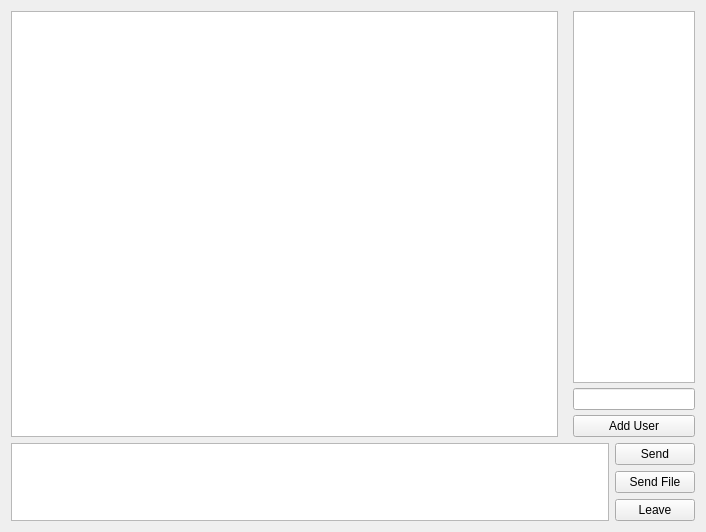
<?xml version="1.0" encoding="UTF-8"?>
<ui version="4.0">
 <class>ChatRoom</class>
 <widget class="QWidget" name="ChatRoom">
  <property name="geometry">
   <rect>
    <x>0</x>
    <y>0</y>
    <width>706</width>
    <height>532</height>
   </rect>
  </property>
  <property name="windowTitle">
   <string>Form</string>
  </property>
  <layout class="QGridLayout" name="gridLayout_2">
   <item row="3" column="1">
    <widget class="QPushButton" name="pushButton_3">
     <property name="text">
      <string>Leave</string>
     </property>
    </widget>
   </item>
   <item row="2" column="1">
    <widget class="QPushButton" name="pushButton_4">
     <property name="text">
      <string>Send File</string>
     </property>
    </widget>
   </item>
   <item row="1" column="1">
    <widget class="QPushButton" name="pushButton">
     <property name="sizePolicy">
      <sizepolicy hsizetype="Fixed" vsizetype="Fixed">
       <horstretch>0</horstretch>
       <verstretch>0</verstretch>
      </sizepolicy>
     </property>
     <property name="text">
      <string>Send</string>
     </property>
    </widget>
   </item>
   <item row="1" column="0" rowspan="3">
    <widget class="QTextEdit" name="textEdit">
     <property name="sizePolicy">
      <sizepolicy hsizetype="Expanding" vsizetype="Expanding">
       <horstretch>0</horstretch>
       <verstretch>0</verstretch>
      </sizepolicy>
     </property>
    </widget>
   </item>
   <item row="0" column="0" colspan="2">
    <layout class="QGridLayout" name="gridLayout" columnstretch="0,0">
     <property name="leftMargin">
      <number>0</number>
     </property>
     <property name="horizontalSpacing">
      <number>15</number>
     </property>
     <property name="verticalSpacing">
      <number>5</number>
     </property>
     <item row="0" column="0" rowspan="3">
      <widget class="QPlainTextEdit" name="plainTextEdit">
       <property name="sizePolicy">
        <sizepolicy hsizetype="MinimumExpanding" vsizetype="MinimumExpanding">
         <horstretch>9</horstretch>
         <verstretch>0</verstretch>
        </sizepolicy>
       </property>
       <property name="minimumSize">
        <size>
         <width>259</width>
         <height>0</height>
        </size>
       </property>
       <property name="sizeIncrement">
        <size>
         <width>0</width>
         <height>0</height>
        </size>
       </property>
       <property name="readOnly">
        <bool>true</bool>
       </property>
      </widget>
     </item>
     <item row="0" column="1">
      <widget class="QListWidget" name="listWidget">
       <property name="sizePolicy">
        <sizepolicy hsizetype="Maximum" vsizetype="Expanding">
         <horstretch>2</horstretch>
         <verstretch>0</verstretch>
        </sizepolicy>
       </property>
       <property name="baseSize">
        <size>
         <width>0</width>
         <height>0</height>
        </size>
       </property>
       <property name="resizeMode">
        <enum>QListView::Fixed</enum>
       </property>
      </widget>
     </item>
     <item row="2" column="1">
      <widget class="QPushButton" name="pushButton_2">
       <property name="text">
        <string>Add User</string>
       </property>
      </widget>
     </item>
     <item row="1" column="1">
      <widget class="QLineEdit" name="lineEdit"/>
     </item>
    </layout>
   </item>
  </layout>
  <zorder>pushButton</zorder>
  <zorder>pushButton_3</zorder>
  <zorder>pushButton_4</zorder>
  <zorder></zorder>
  <zorder>textEdit</zorder>
 </widget>
 <resources/>
 <connections/>
</ui>
